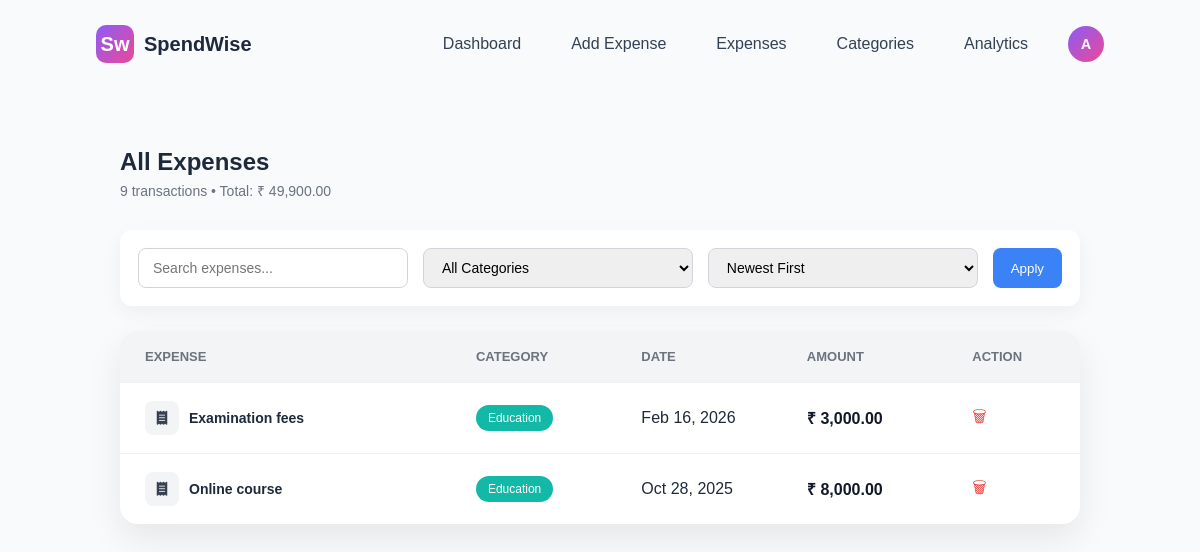
The app's page /expenses.php?category=Education (signed in) with its own data.
### tables this page shows
CREATE TABLE `expenses` (
  `id` int NOT NULL,
  `user_id` int NOT NULL,
  `title` varchar(150) NOT NULL,
  `amount` decimal(10,2) NOT NULL,
  `category` varchar(100) DEFAULT NULL,
  `type` enum('income','expense') NOT NULL,
  `expense_date` date NOT NULL,
  `created_at` timestamp NULL DEFAULT CURRENT_TIMESTAMP
);

### expenses.php (the view, shortened to what this page needs)
<?php
include("config.php");
$user_id = $_SESSION['user_id'];
$search = isset($_GET['search']) ? $_GET['search'] : '';
$category = isset($_GET['category']) ? $_GET['category'] : '';
$sort = isset($_GET['sort']) ? $_GET['sort'] : 'DESC';
$query = "SELECT * FROM expenses WHERE user_id='$user_id'";
if(!empty($category)){
$query .= " AND category='$category'";
}
$query .= " ORDER BY expense_date $sort";
$result = $conn->query($query);
$countQuery = $conn->query("
SELECT COUNT(*) as total_count, SUM(amount) as total_amount
FROM expenses
WHERE user_id='$user_id'
");
$countData = $countQuery->fetch_assoc();
$total_transactions = $countData['total_count'] ?? 0;
$total_amount = $countData['total_amount'] ?? 0;
?>
<!DOCTYPE html>
<html>
<head>
<link rel="stylesheet" href="style.css">
<link rel="stylesheet" href="expenses.css">
<link rel="stylesheet" href="https://cdnjs.cloudflare.com/ajax/libs/font-awesome/6.5.0/css/all.min.css">
</head>
<body>
<header class="navbar">
<div class="logo">
<div class="logo-icon">
<span class="big-f">S</span>
<span class="small-t">w</span>
</div>
SpendWise
</div>
<nav>
<a href="dashboard.php">Dashboard</a>
<a href="add_expense.php">Add Expense</a>
<a href="expenses.php">Expenses</a>
<a href="categories.php">Categories</a>
<a href="analytics.php">Analytics</a>
<div class="profile-menu">
<div class="profile-icon" onclick="toggleProfile()">
<?php echo strtoupper(substr($_SESSION['username'],0,1)); ?>
</div>
</div>
</nav>
</header>
<section class="expenses-container">
<h2>All Expenses</h2>
<p class="sub-info">
<?php echo $total_transactions; ?> transactions •
Total: ₹ <?php echo number_format($total_amount,2); ?>
</p>
<div class="filters">
<form method="GET">
<input type="text" name="search" placeholder="Search expenses..." value="<?php echo htmlspecialchars($search); ?>">
<select name="category">
<option value="">All Categories</option>
</select>
<select name="sort">
<option value="DESC" <?php if($sort=="DESC") echo "selected"; ?>>Newest First</option>
</select>
<button type="submit">Apply</button>
</form>
</div>
<div class="expenses-table">
<div class="table-header">
<div>Expense</div>
<div>Category</div>
<div>Date</div>
<div>Amount</div>
<div>Action</div>
</div>
<?php if($result->num_rows > 0): ?>
<?php while($row = $result->fetch_assoc()){
$icon = "fa-receipt";
?>
<div class="table-row">
<div class="expense-info">
<div class="expense-icon">
<i class="fa-solid <?php echo $icon ?>"></i>
</div>
<strong><?php echo $row['title']; ?></strong>
</div>
<div>
<span class="badge <?php echo strtolower(str_replace(' ','-',$row['category'])); ?>">
<?php echo $row['category']; ?>
</span>
</div>
<div>
<?php echo date("M d, Y", strtotime($row['expense_date'])); ?>
</div>
<div class="amount">
₹ <?php echo number_format($row['amount'],2); ?>
</div>
<div>
<a href="delete_expense.php?id=<?php echo $row['id']; ?>" class="delete-btn">🗑</a>
</div>
</div>
<?php } ?>
<?php else: ?>
<p style="padding:20px;">No expenses found</p>
<?php endif; ?>
</div>
</section>
</body>
</html>

### style.css (style rules this page uses)
* { margin:0; padding:0; box-sizing:border-box; font-family:'Poppins', sans-serif; }
body { background:#f8fafc; color:#1e293b; }
.navbar { display:flex; justify-content:space-between; align-items:center; padding:25px 8%; }
.logo { display:flex; align-items:center; font-weight:600; font-size:20px; }
.logo-icon { width:38px; height:38px; background:linear-gradient(135deg,#8b5cf6,#ec4899); border-radius:10px; display:flex; align-items:center; justify-content:center; color:white; margin-right:10px; }
.navbar nav a { margin-left:25px; text-decoration:none; color:#334155; font-weight:500; }
.profile-menu { position:relative; display:inline-block; margin-left:10px; }
.profile-icon { width:34px; height:34px; border-radius:50%; background:#6366f1; color:white; display:flex; align-items:center; justify-content:center; font-weight:600; cursor:pointer; font-size:14px; }
.navbar { display:flex; justify-content:space-between; align-items:center; }
.navbar nav { display:flex; align-items:center; gap:25px; margin-left:auto; }
.profile-menu { position:relative; margin-left:15px; }
.profile-icon { width:36px; height:36px; border-radius:50%; background:linear-gradient(135deg,#8b5cf6,#ec4899); color:white; display:flex; align-items:center; justify-content:center; font-weight:600; cursor:pointer; font-size:14px; }
body { transition: all 0.3s ease; }

### expenses.css (style rules this page uses)
.expenses-container { padding: 60px 10%; }
.expenses-container h2 { margin-bottom: 5px; }
.sub-info { color: #6b7280; margin-bottom: 30px; font-size: 14px; }
.expenses-table { background: white; border-radius: 18px; overflow: hidden; box-shadow: 0 15px 35px rgba(0,0,0,0.08); }
.table-header, .table-row { display: grid; grid-template-columns: 2fr 1fr 1fr 1fr 0.5fr; padding: 18px 25px; align-items: center; }
.table-header { background: #f3f4f6; font-weight: 600; font-size: 13px; text-transform: uppercase; color: #6b7280; }
.table-row { border-top: 1px solid #f1f1f1; transition: 0.2s ease; }
.expense-info strong { font-size: 14px; }
.amount { font-weight: 600; color: #111827; }
.delete-btn { text-decoration: none; font-size: 16px; color: #ef4444; transition: 0.2s ease; }
.badge { padding: 6px 12px; border-radius: 20px; font-size: 12px; font-weight: 500; color: white; display: inline-block; }
.education { background: #14b8a6; }
.filters { background:white; padding:18px; border-radius:12px; box-shadow:0 6px 20px rgba(0,0,0,0.05); margin-bottom:25px; }
.filters form { display:flex; gap:15px; }
.filters input, .filters select { padding:10px 14px; border-radius:8px; border:1px solid #d1d5db; font-size:14px; flex:1; }
.filters button { background:#3b82f6; border:none; color:white; padding:10px 18px; border-radius:8px; cursor:pointer; }
.expense-info { display:flex; align-items:center; gap:10px; }
.expense-icon { width:34px; height:34px; background:#f3f4f6; border-radius:8px; display:flex; align-items:center; justify-content:center; color:#374151; font-size:14px; }

### records on screen
expenses: title "Examination fees", category "Education", expense_date "Feb 16, 2026", amount "3,000.00"
expenses: title "Online course", category "Education", expense_date "Oct 28, 2025", amount "8,000.00"

### other values on screen
substr($_SESSION['username'],0,1) "A"
$total_transactions "9"
$total_amount "49,900.00"
